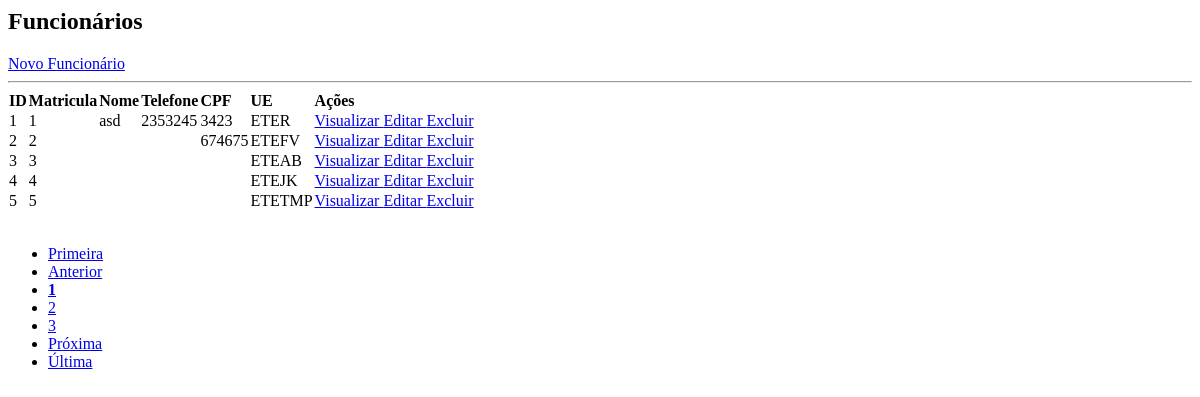
The app's page /static/contents/funcionario/lista_func.php, older data.
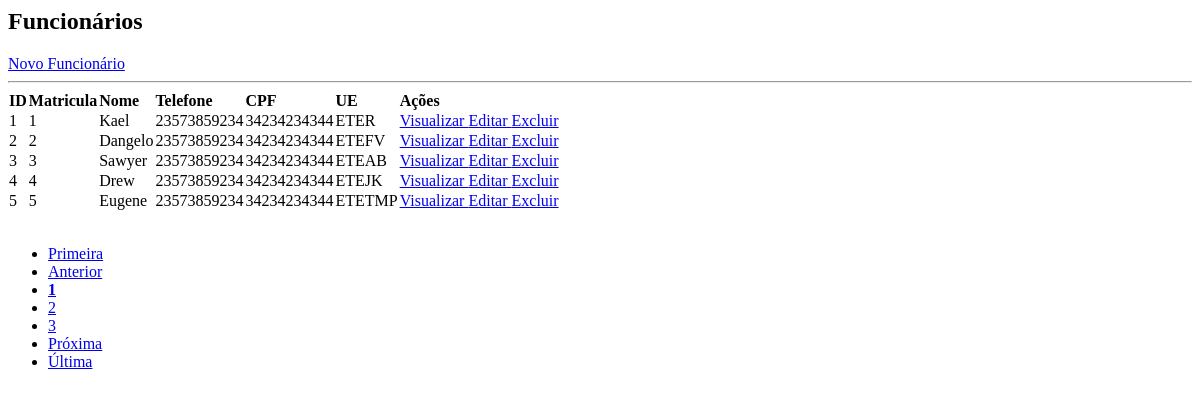
The same page, newer data.
### tables this page shows
CREATE TABLE IF NOT EXISTS `funcionario` (
  `id_func` int(11) NOT NULL AUTO_INCREMENT,
  `mat_func` int(11) DEFAULT NULL,
  `funcao_func` varchar(10) DEFAULT NULL,
  `nome_func` varchar(20) DEFAULT NULL,
  `nasc_func` date DEFAULT NULL,
  `sexo_func` char(1) DEFAULT NULL,
  `tel_func` char(11) DEFAULT NULL,
  `cpf_func` char(11) DEFAULT NULL,
  `cep` int(11) DEFAULT NULL,
  `id_ue` int(11) DEFAULT NULL,
  PRIMARY KEY (`id_func`) USING BTREE,
  KEY `FK_funcionario_localidade` (`cep`),
  KEY `FK_funcionario_ue` (`id_ue`),
  CONSTRAINT `FK_funcionario_localidade` FOREIGN KEY (`cep`) REFERENCES `localidade` (`cep`) ON DELETE CASCADE ON UPDATE CASCADE,
  CONSTRAINT `FK_funcionario_ue` FOREIGN KEY (`id_ue`) REFERENCES `ue` (`id_ue`) ON DELETE NO ACTION ON UPDATE NO ACTION
);

CREATE TABLE IF NOT EXISTS `ue` (
  `id_ue` int(11) NOT NULL AUTO_INCREMENT,
  `tel_ue` char(10) DEFAULT NULL,
  `nome_ue` varchar(100) DEFAULT NULL,
  `sigla_ue` varchar(7) DEFAULT NULL,
  `email_ue` varchar(50) DEFAULT NULL,
  `logo_ue` varchar(100) DEFAULT NULL,
  `cep` int(11) DEFAULT NULL,
  PRIMARY KEY (`id_ue`),
  KEY `FK_ue_localidade` (`cep`),
  CONSTRAINT `FK_ue_localidade` FOREIGN KEY (`cep`) REFERENCES `localidade` (`cep`) ON DELETE CASCADE ON UPDATE CASCADE
);

### static/contents/funcionario/lista_func.php (the view, shortened to what this page needs)
<div id="main" class="container-fluid">
	<div id="top" class="row">
		<div class="col-md-11">
			<h2 class="td-indicador">Funcionários</h2>
		</div>
		<div class="col-md-1">
			<a href="?page=addfunc" class="btn btn-primary pull-right h2">Novo Funcionário</a>
		</div>
	</div>
	<hr/>
	<div id="bloco-list-pag">
		<div id="list" class="row">
			<div class="table-all table-responsive col-md-12">
				<?php
					$quantidade = 5;
					$pagina = (isset($_GET['pagina'])) ? (int)$_GET['pagina'] : 1;
					$inicio = ($quantidade * $pagina) - $quantidade;
					$data = mysqli_query($con, "select * from funcionario ORDER BY id_func asc limit $inicio, $quantidade;");
					echo "<table class='table table-striped ' cellspacing='0' cellpading='0'>";
					echo "<thead><tr>";
					echo "<td class='td-center'><strong>ID</strong></td>";
					echo "<td class='td-center'><strong>Matricula</strong></td>";
					echo "<td class='td-center'><strong>Nome</strong></td>";
					echo "<td class='td-center'><strong>Telefone</strong></td>";
					echo "<td class='td-center'><strong>CPF</strong></td>";
					echo "<td class='td-center'><strong>UE</strong></td>";
					echo "<td class='td-center'><strong>Ações</strong></td>";
					echo "</tr></thead><tbody>";
					while($info = mysqli_fetch_array($data)){
						$inst = mysqli_query($con, "select sigla_ue from ue where id_ue = ".$info['id_ue'].";");
						echo "<tr>";
						echo "<td class='td-info-center'>".$info['id_func']."</td>";
						echo "<td class='td-info-center'>".$info['mat_func']."</td>";
						echo "<td class='td-info-center'>".$info['nome_func']." </td>";
						echo "<td class='td-info-center tel' id='tel'>".$info['tel_func']." </td>";
						echo "<td class='td-info-center cpf' id='cpf'> ".$info['cpf_func']." </td>";
						echo "<td class='td-info-center'>".mysqli_fetch_array($inst)[0]." </td>";
						echo "<td class='actions btn-group-sm td-center'>";
						echo "<a class='btn btn-success btn-xs' href=?page=view_func&id_func=".$info['id_func']."> Visualizar </a>";
						echo "<a class='btn btn-warning btn-xs' href=?page=edit_func&id_func=".$info['id_func']."> Editar </a>";
						echo "<a href=?page=excluir_func&id_func=".$info['id_func']." class='btn btn-danger btn-xs'> Excluir </a></td>";
					}
				echo "</tr></tbody></table>";
			?>
		</div>
	</div>
		<br>
	<div id="bottom" class="row">
			<div class="col-md-12">
				<?php
					$sqlTotal 		= "select id_func from funcionario;";
					$qrTotal  		= mysqli_query($con, $sqlTotal) or die (mysqli_error());
					$numTotal 		= mysqli_num_rows($qrTotal);
					$totalpagina = (ceil($numTotal/$quantidade)<=0) ? 1 : ceil($numTotal/$quantidade);
					$exibir = 3;
					$anterior = (($pagina-1) <= 0) ? 1 : $pagina - 1;
					$posterior = (($pagina+1) >= $totalpagina) ? $totalpagina : $pagina+1;
					echo "<ul class='pagination'>";
					echo "<li class='page-item'><a class='page-link' href='?page=lista_func&pagina=1'> Primeira</a></li> ";
					echo "<li class='page-item'><a class='page-link' href=\"?page=lista_func&pagina=$anterior\"> Anterior</a></li> ";
					echo "<li class='page-item'><a class='page-link' href='?page=lista_func&pagina=".$pagina."'><strong>".$pagina."</strong></a></li> ";
					for($i = $pagina+1; $i < $pagina+$exibir; $i++){
						if($i <= $totalpagina)
						echo "<li class='page-item'><a class='page-link' href='?page=lista_func&pagina=".$i."'> ".$i." </a></li> ";
					}
					echo "<li class='page-item'><a class='page-link' href=\"?page=lista_func&pagina=$posterior\"> Pr&oacute;xima</a></li> ";
					echo "<li class='page-item'><a class='page-link' href=\"?page=lista_func&pagina=$totalpagina\"> &Uacute;ltima</a></li></ul>";
				?>
			</div>
		</div>
	</div>
</div>

Row changes from the older to the newer data that the page shows:
changed funcionario "ETER": nome_func "asd" → "Kael"; tel_func "2353245" → "23573859234"; cpf_func "3423" → "34234234344"
changed funcionario "ETEFV": nome_func (not shown) → "Dangelo"; tel_func (not shown) → "23573859234"; cpf_func "674675" → "34234234344"
changed funcionario "ETEAB": nome_func (not shown) → "Sawyer"; tel_func (not shown) → "23573859234"; cpf_func (not shown) → "34234234344"
changed funcionario "ETEJK": nome_func (not shown) → "Drew"; tel_func (not shown) → "23573859234"; cpf_func (not shown) → "34234234344"
changed funcionario "ETETMP": nome_func (not shown) → "Eugene"; tel_func (not shown) → "23573859234"; cpf_func (not shown) → "34234234344"
